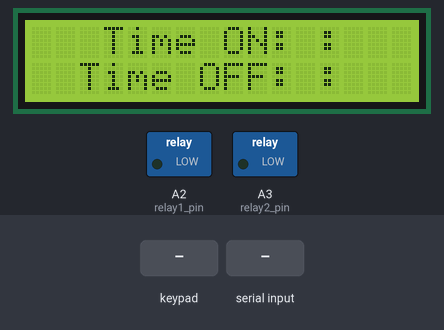
Simulated run of this sketch. Board: Arduino Uno, built with avr-gcc and run on an emulated ATmega328P. Parts: 16×2 character LCD, switched loads named in the sketch (green lamp = pin HIGH). The inputs (shaded band) are chosen by the test bench. The local clock reads 2024-03-15 10:24:30 at power-on unless the sketch sets it; the modem accepts every AT command (registered, SIM ready, sends succeed) and sends nothing else; what the sketch prints to the serial monitor is not drawn.

Above: at 5.2 s.
5.3 s: key 'B' pressed
At 11.2 s:
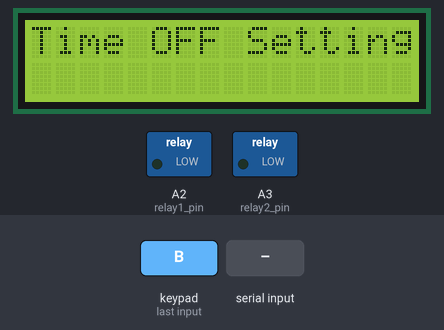
11.5 s: keypad keys 8 9 1 0 1 1 pressed 1.5 s apart
At 12.0 s:
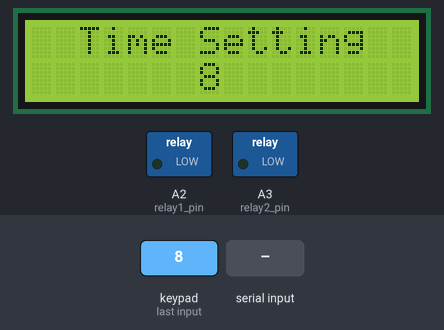
22.0 s: key '*' pressed
At 25.9 s:
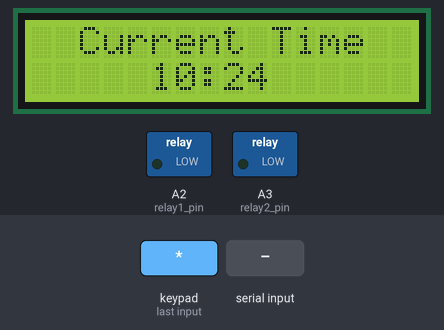
26.5 s: key 'A' pressed
35.1 s: keypad keys 8 9 1 0 1 1 * pressed 1.5 s apart
At 45.7 s:
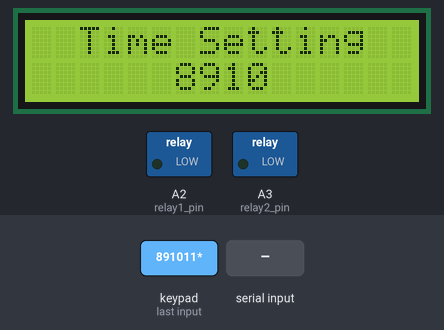
47.1 s: "ON" received over the second serial link
Timing chart, 0 to 50.1 s (numbered marks = the images above; inputs shaded):
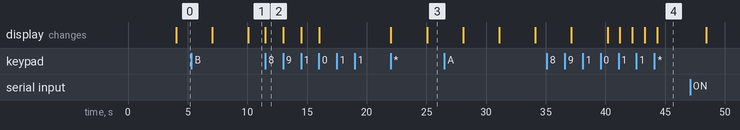

The sketch:

Mecktonix_RTC_codes.ino
```cpp
#include "Communication.h"
#include "Keypad.h"
// #include "RTC.h"
#include "DS1307RTC.h"

String current_time, time_on, time_off, hours, minutes;
String received_sms;
byte relay1_pin = A2, relay2_pin = A3;

void setup(){
  pinMode(relay1_pin, OUTPUT);
  pinMode(relay2_pin, OUTPUT);

  Serial.begin(9600);
  serialGSM.begin(9600);
  lcd.init();
  lcd.backlight();
  // initiateRTC();
  URTCLIB_WIRE.begin();
  initializeGSM();
}

void loop(){
  key = keypad.getKey();

  if(key == 'A'){
    time_on = getTime("ON");
    time_on.trim();
  }else if(key == 'B'){
    time_off = getTime("OFF");
    time_off.trim();
  }

  key = 'z';
  time = "";

  // RtcDateTime now = Rtc.GetDateTime();
  // current_time = getTimeRTC(now);

  current_time = getTime_RTC();
  if(current_time == time_on) switchRelay(HIGH);
  else if(current_time == time_off) switchRelay(LOW);

  received_sms = receiveSMS();
  if(received_sms == "ON") switchRelay(HIGH);
  else if(received_sms == "OFF") switchRelay(LOW);

  defaultScreen();
}

void switchRelay(bool state){
  digitalWrite(relay1_pin, state);
  digitalWrite(relay2_pin, state);
}

void defaultScreen(){
  hours = time_on.substring(0, 2);
  minutes = time_on.substring(2);
  String set_time_on = hours + ":" + minutes;

  hours = time_off.substring(0, 2);
  minutes = time_off.substring(2);
  String set_time_off = hours + ":" + minutes;

  lcdPrint("Time ON: " + set_time_on, "Time OFF: " + set_time_off);
  delay(2000);

  hours = current_time.substring(0, 2);
  minutes = current_time.substring(2);
  String set_current_time = hours + ":" + minutes;

  lcdPrint("Current Time", set_current_time);
  delay(2000);
}
```

Communication.h
```cpp
#include <SoftwareSerial.h>
#define rx 2
#define tx 3

SoftwareSerial serialGSM(rx, tx);

void gsmCommand(String command){
  serialGSM.println(command);
  delay(1e3);

  while(serialGSM.available()){
    Serial.write(serialGSM.read());
    delay(50);
  }
}

void initializeGSM(){
  gsmCommand("AT");
  gsmCommand("AT+CMGF=1");
  gsmCommand("AT+CNMI=1,2,0,0,0");
}

String receiveSMS() {
  while (serialGSM.available()) {
    String sms = serialGSM.readString();
    String phone_number = sms.substring(sms.indexOf("CMT") + 6, sms.indexOf("CMT") + 19);
    sms = sms.substring(sms.indexOf("CMT") + 46, sms.indexOf("CMT") + 100);
    sms.trim();
    sms.toUpperCase();
    Serial.println("SMS Received. \n SMS: " + sms);
    while(serialGSM.available()){
      Serial.write(serialGSM.read());
      delay(50);
    }

    return sms;
  } return "";
}
```

DS1307RTC.h
```cpp
#include "Arduino.h"
#include "uRTCLib.h"

uRTCLib rtc(0x68);

String getTime_RTC() {
  rtc.refresh();
  return String(rtc.hour()) + String(rtc.minute());
}
    
```

Display.h
```cpp
#include <LiquidCrystal_I2C.h>
LiquidCrystal_I2C lcd(0x27, 16, 2);

// Methode to Cut String
String cutString(String str, int col) {
  return str.substring(0, col);
}

// Function to simplify the printing on LCD
void lcdPrint(String str0, String str1) {
  lcd.clear();
  const int columns = 16;
  if (str0.length() > columns) str0 = cutString(str0, columns);
  if (str1.length() > columns) str1 = cutString(str1, columns);

  int pre_space0 = int((columns - str0.length()) / 2),
      pre_space1 = int((columns - str1.length()) / 2);

  lcd.setCursor(pre_space0, 0);
  lcd.print(str0);
  lcd.setCursor(pre_space1, 1);
  lcd.print(str1);
  delay(1e3);
}
```

Keypad.h
```cpp
#include <Keypad.h>
#include "Display.h"

const byte ROWS = 4;
const byte COLS = 4;
char keys[ROWS][COLS] = {
  { 'D', '#', '0', '*' },
  { 'C', '9', '8', '7' },
  { 'B', '6', '5', '4' },
  { 'A', '3', '2', '1' }
};
byte rowPins[ROWS] = { 8, 9, 10, 11 };
byte colPins[COLS] = { 12, 13, A0, A1 };

Keypad keypad = Keypad(makeKeymap(keys), rowPins, colPins, ROWS, COLS);

char key;
String time;

char getCharKey() {
  key = keypad.getKey();
  while (!key) key = keypad.getKey();
  return key;
}

String getTime(String state) {
  lcdPrint("Time " + state + " Setting", "");
  while (true) {
    key = getCharKey();
    if (key >= '0' && key <= '9') {
      if (time.length() < 4)
        time = time + String(key);
      lcdPrint("Time Setting", time);
    } else if (key == 'D') {
      time = time.substring(0, time.length() - 1);
      lcdPrint("Time Setting", time);
    } else if (key == '*') break;
  }
  return time;
}
```

Measured:
- after the input at 5.3 s, the display: first differs from a run without the input after 4.8 s (image 1)
- after the input at 11.5 s, the display: changes at once (image 2)
- after the input at 22.0 s, the display: first changes at once (image 3 shows a later state)
- after the input at 35.1 s, the display: first differs from a run without the input after 6.1 s (image 4 shows a later state)
